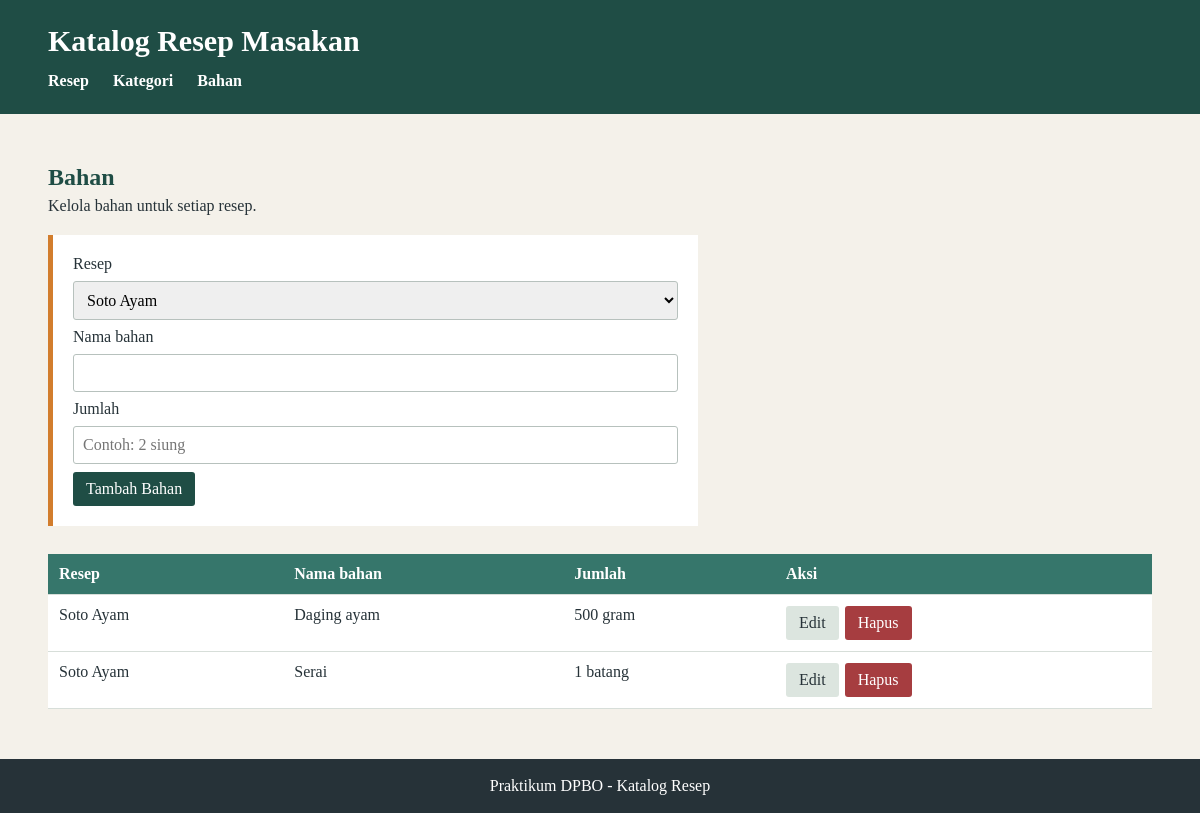
The app's page /index.php?page=ingredients&recipe_id=2 with its own data.
### tables this page shows
CREATE TABLE ingredients (
    id INT AUTO_INCREMENT PRIMARY KEY,
    recipe_id INT NOT NULL,
    name VARCHAR(100) NOT NULL,
    amount VARCHAR(100) NOT NULL,
    CONSTRAINT fk_ingredients_recipe FOREIGN KEY (recipe_id) REFERENCES recipes(id)
        ON DELETE CASCADE ON UPDATE CASCADE
);

CREATE TABLE recipes (
    id INT AUTO_INCREMENT PRIMARY KEY,
    category_id INT NOT NULL,
    title VARCHAR(150) NOT NULL,
    cook_time INT NOT NULL,
    instructions TEXT NOT NULL,
    CONSTRAINT fk_recipes_category FOREIGN KEY (category_id) REFERENCES categories(id)
        ON DELETE RESTRICT ON UPDATE CASCADE
);

### class/Recipe.php (called while the page is built, shortened)
<?php
class Recipe
{
    private $db;
    public function __construct($db)
    {
        $this->db = $db;
    }
    public function getAll()
    {
        $statement = $this->db->prepare('SELECT recipes.id, recipes.category_id, recipes.title, recipes.cook_time, recipes.instructions, categories.name AS category_name FROM recipes JOIN categories ON categories.id = recipes.category_id ORDER BY recipes.id DESC');
        $statement->execute();
        $recipes = $statement->get_result()->fetch_all(MYSQLI_ASSOC);
        return $recipes;
    }
    public function getById($id)
    {
        $statement = $this->db->prepare('SELECT id, category_id, title, cook_time, instructions FROM recipes WHERE id = ?');
        $statement->bind_param('i', $id);
        $statement->execute();
        $recipe = $statement->get_result()->fetch_assoc();
        return $recipe;
    }
}

### class/Ingredient.php (called while the page is built, shortened)
<?php
class Ingredient
{
    private $db;
    public function __construct($db)
    {
        $this->db = $db;
    }
    public function getByRecipe($recipeId)
    {
        $statement = $this->db->prepare('SELECT id, recipe_id, name, amount FROM ingredients WHERE recipe_id = ? ORDER BY id');
        $statement->bind_param('i', $recipeId);
        $statement->execute();
        $ingredients = $statement->get_result()->fetch_all(MYSQLI_ASSOC);
        return $ingredients;
    }
}

### view/ingredients.php (the view, shortened to what this page needs)
<?php
$recipes = $recipe->getAll();
$recipeId = isset($_GET['recipe_id']) && ctype_digit($_GET['recipe_id']) ? (int) $_GET['recipe_id'] : 0;
$ingredients = $recipeId > 0 ? $ingredient->getByRecipe($recipeId) : $ingredient->getAll();
$editIngredient = null;
?>
<section class="page-heading"><h2>Bahan</h2><p>Kelola bahan untuk setiap resep.</p></section>
<form method="post" class="form-card">
    <label for="ingredient-recipe">Resep</label>
    <select id="ingredient-recipe" name="recipe_id" required>
        <?php foreach ($recipes as $item): ?>
            <option value="<?= (int) $item['id']; ?>" <?= ($editIngredient && $editIngredient['recipe_id'] == $item['id']) || (!$editIngredient && $recipeId == $item['id']) ? 'selected' : ''; ?>><?= htmlspecialchars($item['title'], ENT_QUOTES, 'UTF-8'); ?></option>
        <?php endforeach; ?>
    </select>
    <label for="ingredient-name">Nama bahan</label>
    <input id="ingredient-name" type="text" name="name" required value="<?= $editIngredient ? htmlspecialchars($editIngredient['name'], ENT_QUOTES, 'UTF-8') : ''; ?>">
    <label for="ingredient-amount">Jumlah</label>
    <input id="ingredient-amount" type="text" name="amount" required placeholder="Contoh: 2 siung" value="<?= $editIngredient ? htmlspecialchars($editIngredient['amount'], ENT_QUOTES, 'UTF-8') : ''; ?>">
    <button type="submit"><?= $editIngredient ? 'Simpan Perubahan' : 'Tambah Bahan'; ?></button>
</form>
<table>
    <thead><tr><th>Resep</th><th>Nama bahan</th><th>Jumlah</th><th>Aksi</th></tr></thead>
    <tbody>
    <?php foreach ($ingredients as $item): ?>
        <tr>
            <td><?= htmlspecialchars(isset($item['recipe_title']) ? $item['recipe_title'] : $recipe->getById($item['recipe_id'])['title'], ENT_QUOTES, 'UTF-8'); ?></td>
            <td><?= htmlspecialchars($item['name'], ENT_QUOTES, 'UTF-8'); ?></td>
            <td><?= htmlspecialchars($item['amount'], ENT_QUOTES, 'UTF-8'); ?></td>
            <td class="actions">
                <a class="button secondary" href="index.php?page=ingredients&amp;edit=<?= (int) $item['id']; ?>">Edit</a>
                <form method="post" class="inline-form">
                    <button class="danger" type="submit">Hapus</button>
                </form>
            </td>
        </tr>
    <?php endforeach; ?>
    </tbody>
</table>

### style.css (style rules this page uses)
* { box-sizing: border-box; }
body { margin: 0; color: #263238; background: #f4f1ea; font-family: Georgia, serif; }
.page-heading { margin-bottom: 20px; }
.page-heading h2 { margin-bottom: 6px; color: #1f4d45; }
.page-heading p { margin-top: 0; }
.form-card { display: grid; gap: 8px; max-width: 650px; margin-bottom: 28px; padding: 20px; background: #fff; border-left: 5px solid #d27d2d; }
input, select, textarea { width: 100%; padding: 9px; border: 1px solid #b7c1bd; border-radius: 3px; font: inherit; }
button, .button { display: inline-block; width: fit-content; padding: 8px 13px; border: 0; border-radius: 3px; color: #fff; background: #1f4d45; font: inherit; text-decoration: none; cursor: pointer; }
.secondary { color: #263238; background: #dce5df; }
.danger { background: #a63d40; }
table { width: 100%; border-collapse: collapse; background: #fff; }
th, td { padding: 11px; border-bottom: 1px solid #d7ded9; text-align: left; vertical-align: top; }
th { color: #fff; background: #36766b; }
.actions { display: flex; flex-wrap: wrap; gap: 6px; }
.inline-form { display: inline; }

### records on screen
ingredients: recipe.title "Soto Ayam", name "Daging ayam", amount "500 gram"
ingredients: recipe.title "Soto Ayam", name "Serai", amount "1 batang"

### other values on screen
form field recipe_id "Soto Ayam"
